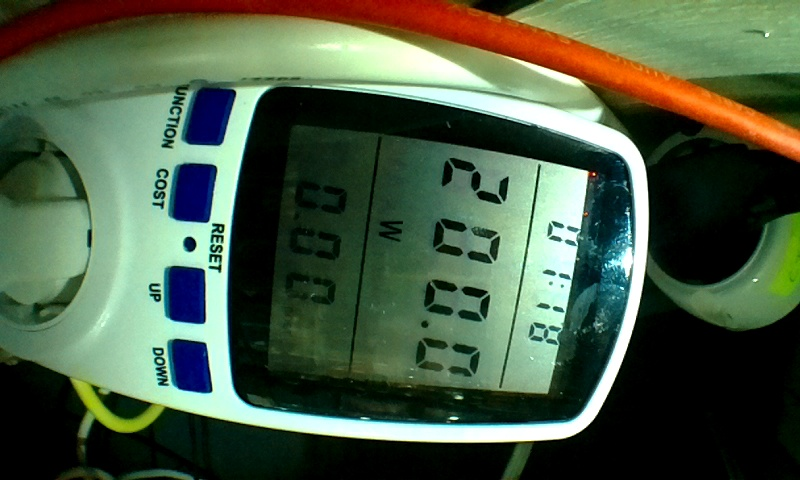
#> input picture Levels/001_meter_reading/01_crop_image/0003.jpg, 800 x 480 px
$ jupyter execute get_meter_image2.ipynb   (older library calls are emulated)
#> lines starting #> are read from the running program, lines starting #| are printed output that depends on the picture
[cell 1]
import cv2
import numpy as np
import matplotlib.pyplot as plt
import pathlib
import sys
import os.path
import pytesseract

class OCRError(Exception):
    pass


# [44 lines left out: functions get_contours, filter_, to_contours_image, is_overlapping_horizontally, merge, not called in this run]

[cell 2]
# [35 lines left out: functions get_windows, to_digit_images, not called in this run]

[cell 3]
# [10 lines left out: functions conv, blur, not called in this run]

def file2files(fpath):
#> called with fpath = '0003.jpg'
    plt.figure(figsize=(20,20))
    img = cv2.imread(fpath, cv2.IMREAD_GRAYSCALE)
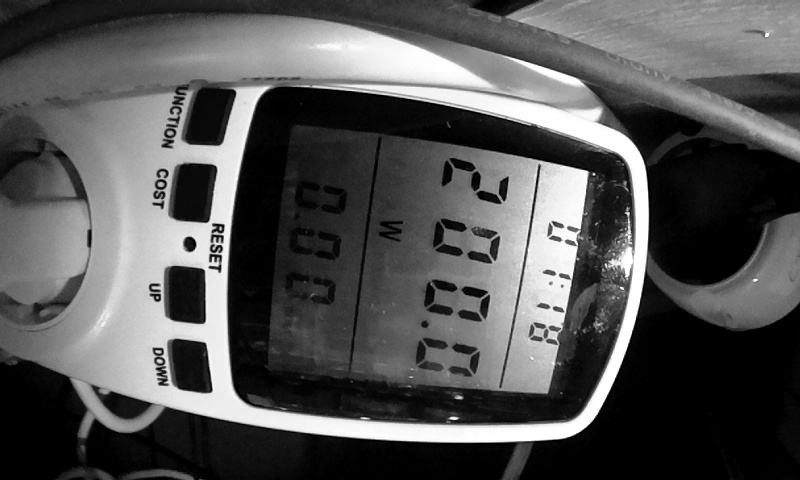
#> img: shape (480, 800); min 0, max 255, mean 84.2
    plt.subplot(1,5,1)
    plt.imshow(img)
    plt.xlabel('org')
    print('shape=', img.shape)
#| shape= (480, 800)
    M = cv2.getRotationMatrix2D((417, 261), 100, 1.0)
    img = cv2.warpAffine(img, M, (800, 480))
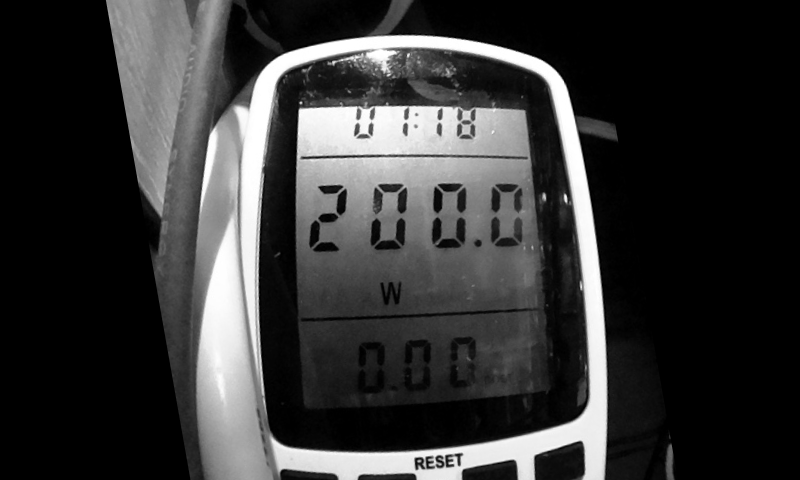
#> img: shape (480, 800); min 0, max 255, mean 53.9

    plt.subplot(1,5,2)
    plt.imshow(img)
    plt.xlabel('rotate')
    cv2.imwrite('x.jpg', img)

    #if valvegod
    #ts1 = np.float32([[138,432],[167,521],[708,407],[709,517]])
    #ts2 = np.float32([[140,430],[140,520],[706,430],[706,520]])
    #if power meter
    pts1 = np.float32([[289,106],[304,407],[525,110],[551,392]])
    pts2 = np.float32([[290,105],[297,407],[551,105],[551,407]])
    M = cv2.getPerspectiveTransform(pts1, pts2)
    img = cv2.warpPerspective(img, M, (800, 480))
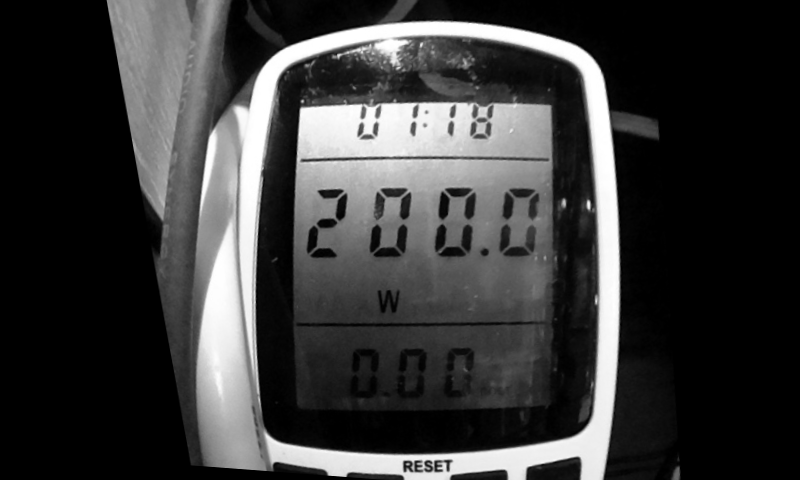
#> img: shape (480, 800); min 0, max 255, mean 57.5
    plt.subplot(1,5,3)
    plt.imshow(img)
    plt.xlabel('deform')
    cv2.imwrite('y.jpg', img)

    img = img[170:270,300:550]
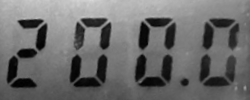
#> img: shape (100, 250); min 1, max 215, mean 107.9
    plt.subplot(1,5,4)
    plt.imshow(img)
    plt.xlabel('crop')

    print("call pytesseract")
    n = pytesseract.image_to_string(img, config='--oem 3 --psm 10 -c tessedit_char_whitelist=0123456789')
    print("image=",n)

    #img = blur(conv(img,3), "gaussian")
    plt.subplot(1,5,5)
    plt.imshow(img)
    plt.xlabel('blur')

    rois = to_digit_images(img)
    plt.figure(figsize=(20,20))
    for i, digit_img in enumerate(rois):
        #outfilepath = fpath.with_name(fpath.stem + ('_%d' % i) + '.png')
        #cv2.imwrite(outfilepath.as_posix(), digit_img)
        #rd = ~digit_img
        rd = digit_img
        plt.subplot(1,5,i+1)
        plt.imshow(rd)
        n = pytesseract.image_to_string(rd, config='--oem 3 --psm 10 -c tessedit_char_whitelist=0123456789')
        print(n)
        plt.xlabel(str(n))
    plt.show()

file = '0003.jpg'
if not os.path.isfile(file):
    print('nofile', file)
else:
    file2files(file)
#> (the call stopped at in file2files, `n = pytesseract.image_to_string(img, config='--oem 3 --psm 10 -c tesse..`: pytesseract is not available in this run)

$ run again, with Levels/001_meter_reading/01_crop_image/2021-01-08_0000.jpg copied over Levels/001_meter_reading/01_crop_image/0003.jpg
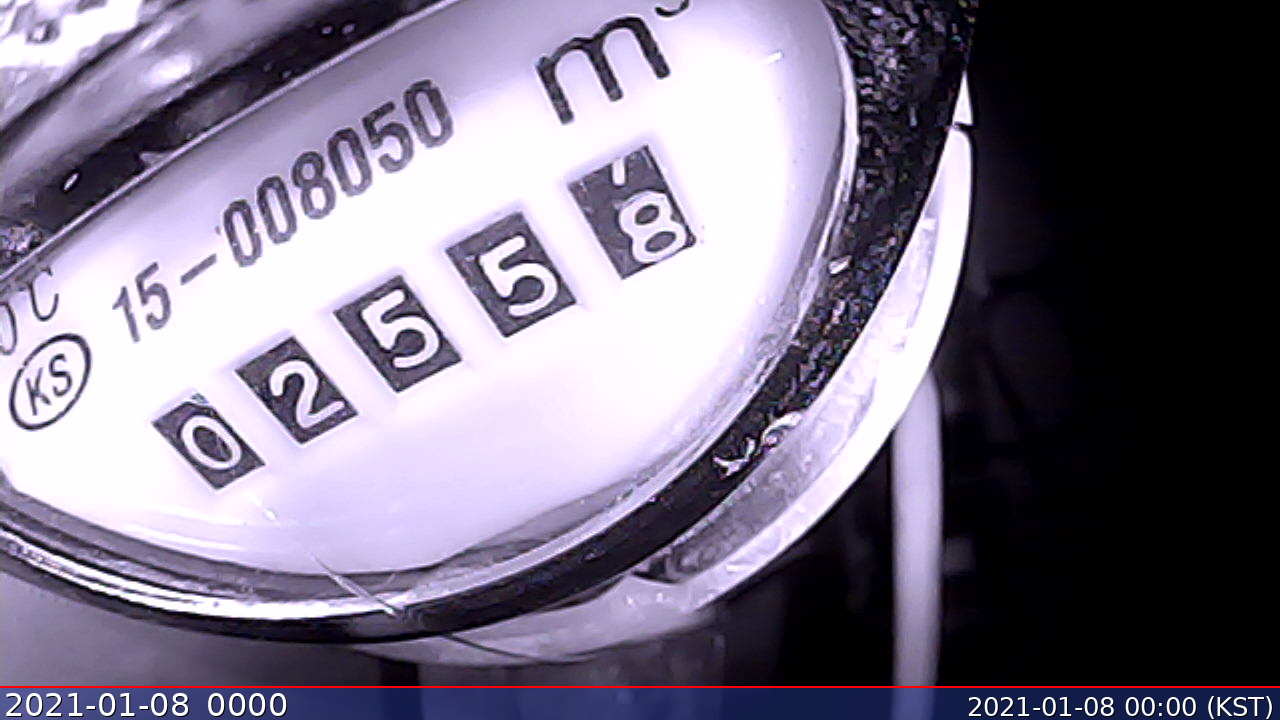
#> input picture Levels/001_meter_reading/01_crop_image/2021-01-08_0000.jpg, 1280 x 720 px
#| shape= (720, 1280)
#> in file2files, `img = cv2.warpPerspective(img, M, (800, 480))`:
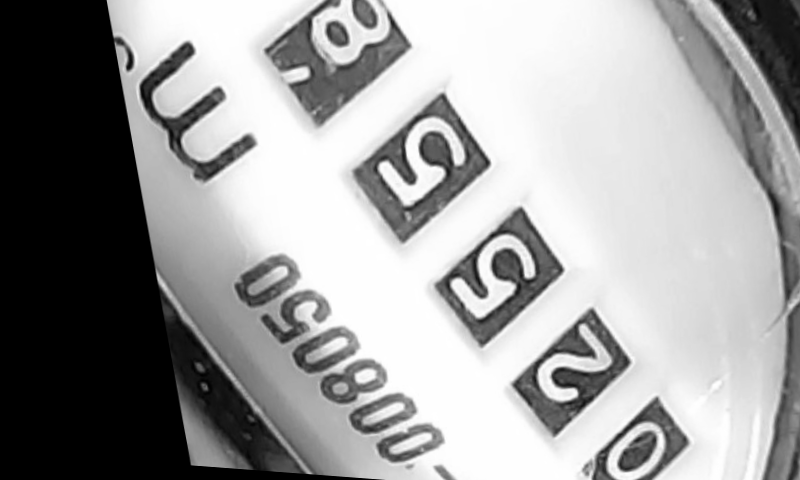
#> img: shape (480, 800); min 0, max 255, mean 156.1
#> in file2files, `img = img[170:270,300:550]`:
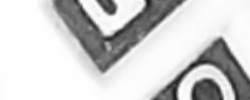
#> img: shape (100, 250); min 21, max 255, mean 206.3
